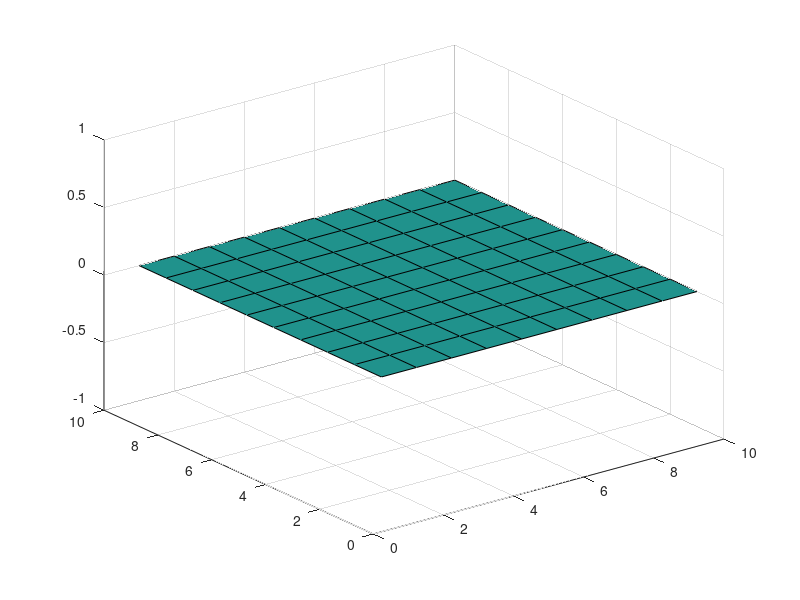

MATLAB code for this plot: (Note: this script raises an error after producing the figure.)
%start of pa 2
w=10;
le=10;

g=zeros(w,le);


for m=1:100
        surf(g)
        pause(0.01)
    for i=1:w
    
    
        for r = 1:le
            if(i==1)
                g(r,i)=1;
            elseif(i==w)
                g(r,i)=1;
            elseif(r==1)
                g(r,i)=0;
            elseif(r==le)
                g(r,i)=0;
            else
                
                    g(r,i)=averageflow(g(r,i-1),g(r,i+1),g(r-1,i),g(r+1,i),4);
                
            end
            
        end
    end  
end